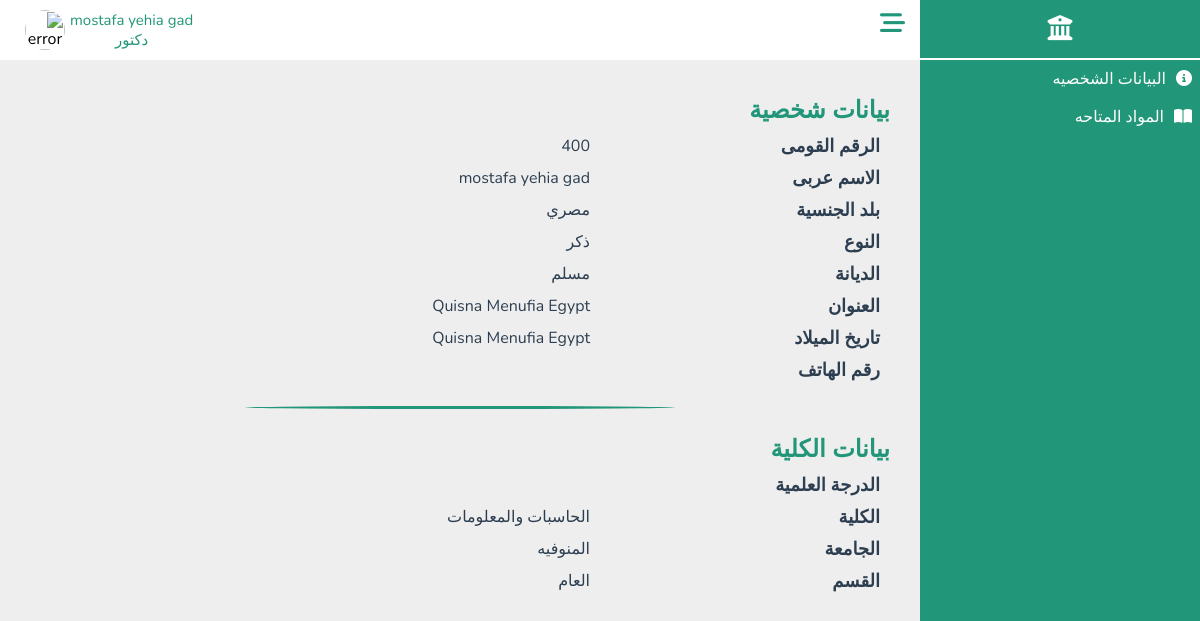
The app's page /Doctors/Doctor_info.php (signed in), older data.
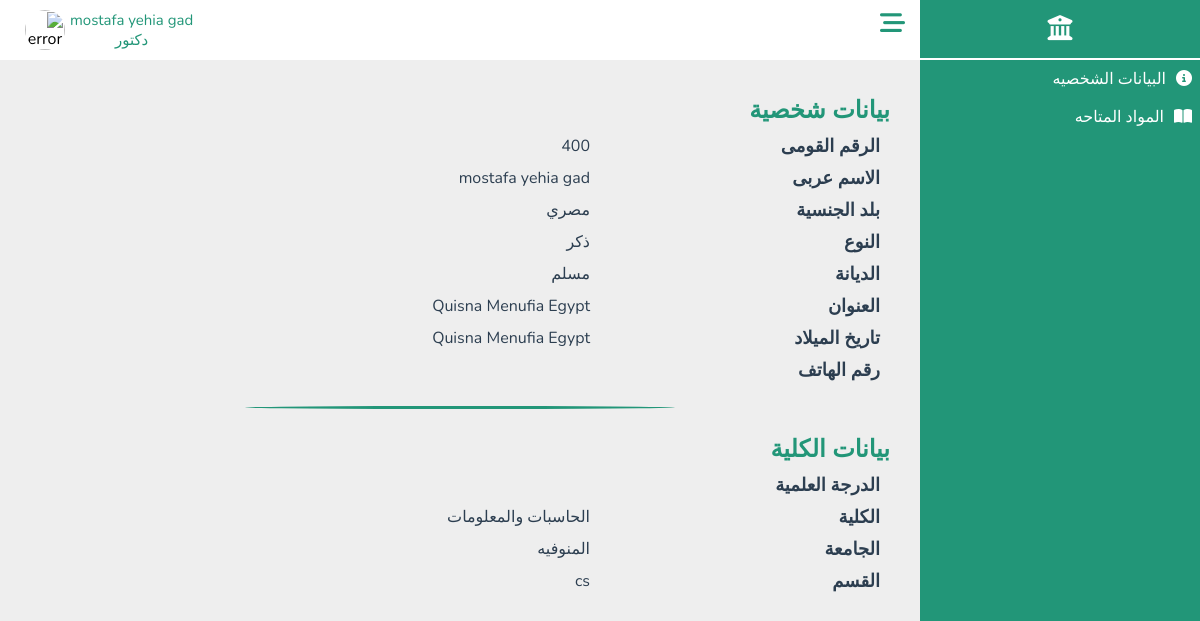
The same page, newer data.
### tables this page shows
CREATE TABLE `doctor` (
  `Doctor_ID` bigint(30) NOT NULL,
  `Password` varchar(100) NOT NULL,
  `Image` varchar(100) NOT NULL DEFAULT 'profile.jpg',
  `Full_Name` varchar(100) DEFAULT NULL,
  `Job` varchar(100) NOT NULL DEFAULT 'دكتور',
  `Gender` varchar(100) DEFAULT NULL,
  `Nationality` varchar(100) DEFAULT 'مصري',
  `Religion` varchar(100) DEFAULT NULL,
  `Date_Birth` date DEFAULT NULL,
  `Address` varchar(100) DEFAULT NULL,
  `Phone_Number` varchar(30) DEFAULT NULL,
  `Degree` varchar(100) DEFAULT NULL,
  `University` varchar(100) DEFAULT 'المنوفيه',
  `Faculty` varchar(100) DEFAULT 'الحاسبات والمعلومات',
  `Department` varchar(100) DEFAULT NULL,
  `Email_Address` varchar(100) NOT NULL
);

### Doctors/Doctor_info.php (the view, shortened to what this page needs)
<?php
include_once("../DataBase/database.php");
if ($con) {
    $ID = $_SESSION['doctor_id'];
    $sql = $con->query("SELECT * FROM `doctor` WHERE Doctor_ID='$ID'");
    $data = $sql->fetch(PDO::FETCH_ASSOC);
}
?>
<html lang="en">
<head>
    <link rel="stylesheet" href="../CssCOmponent/all.min.css">
    <link rel="stylesheet" href="../CssComponent/Info.css">
    <link rel="stylesheet" href="../CssCOmponent/Dashboard.css">
</head>
<body>
    <?php include_once("../Components/Dashboard.php") ?>
    <section class="section">
        <?php include_once("../Components/NavBar.php"); ?>
        <div class="container ">
            <div class="personal_info">
                <h3>بيانات شخصية</h3>
                <ul>
                    <li>
                        <b>الرقم القومى</b>
                        <p id="Dr_ID"> <?php echo $data['Doctor_ID'] ?> </p>
                    </li>
                    <li>
                        <b>الاسم عربى</b>
                        <p id="Full_Name"><?php echo $data['Full_Name'] ?> </p>
                    </li>
                    <li>
                        <b>بلد الجنسية</b>
                        <p id="Nationality"><?php echo $data['Nationality'] ?></p>
                    </li>
                    <li>
                        <b>النوع</b>
                        <p id="Gender"><?php echo $data['Gender'] ?> </p>
                    </li>
                    <li>
                        <b>الديانة</b>
                        <p id="Religion"> <?php echo $data['Religion'] ?></p>
                    </li>
                    <li>
                        <b>العنوان</b>
                        <p id="Address"><?php echo $data['Address'] ?></p>
                    </li>
                    <li>
                        <b>تاريخ الميلاد</b>
                        <p id="Date_of_Birth"><?php echo $data['Address'] ?></p>
                    </li>
                    <li>
                        <b>رقم الهاتف</b>
                        <p id="Phone_Number"><?php echo $data['Phone_Number'] ?> </p>
                    </li>
                </ul>
            </div>
            <span class="line"></span>
            <div class="Faculty_info">
                <h3>بيانات الكلية</h3>
                <ul>
                    <li>
                        <b>الدرجة العلمية</b>
                        <p id="Degree"> <?php echo $data['Degree'] ?></p>
                    </li>
                    <li>
                        <b>الكلية</b>
                        <p id="Faculty"> <?php echo $data['Faculty'] ?></p>
                    </li>
                    <li>
                        <b>الجامعة</b>
                        <p id="University"><?php echo $data['University'] ?></p>
                    </li>
                    <li>
                        <b>القسم</b>
                        <p id="Department"><?php echo $data['Department'] ?></p>
                    </li>
                </ul>
            </div>
        </div>
    </section>
</body>
</html>

### Components/NavBar.php (shortened to what this page needs)
<?php
include_once("../DataBase/database.php");
if ($con) {
   if (isset($_SESSION['admin_id'])) {
      $admin_id = $_SESSION['admin_id'];
      $q = $con->query("SELECT * FROM `admin` WHERE Ad_ID='$admin_id'");
      $d = $q->fetch(PDO::FETCH_ASSOC);
      $imgPath = "../Admins/images/";
      $profile = "../Admins/Admin_Info.php";
   } elseif (isset($_SESSION['doctor_id'])) {
      $doctor_id = $_SESSION['doctor_id'];
      $q = $con->query("SELECT * FROM `doctor` WHERE Doctor_ID='$doctor_id'");
      $d = $q->fetch(PDO::FETCH_ASSOC);
      $imgPath = "../Doctors/images/";
   } elseif (isset($_SESSION['student_id'])) {
      $student_id = $_SESSION['student_id'];
      $q = $con->query("SELECT * FROM `student` WHERE St_ID='$student_id'");
      $d = $q->fetch(PDO::FETCH_ASSOC);
      $imgPath = "../Students/images/";
      $profile = "../Students/Student_info.php";
   }
   $full_name = $d['Full_Name'];
   $job = $d['Job'];
   $img = $imgPath . $d['Image'];
}
?>
<div class="nav-bar1">
    <div class="icon">
        <i class="fa-solid fa-bars-staggered"></i>
    </div>
    <div class="profile">
        <div class="user">
            <p class="username"><?php echo  $full_name ?></p>
            <p class="job"><?php echo $job ?></p>
        </div>
        <div class="img">
            <img src=<?php echo $img ?> alt="error" height="30px" width="30px">
        </div>
    </div>
</div>

Row changes from the older to the newer data that the page shows:
changed doctor "mostafa yehia gad": Department "العام" → "cs"
